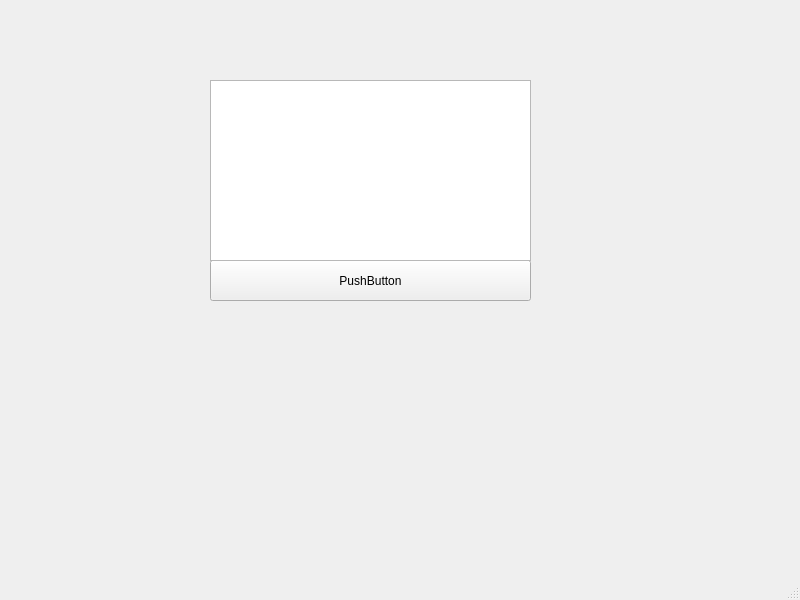
<?xml version="1.0" encoding="UTF-8"?>
<ui version="4.0">
 <class>MainWindow</class>
 <widget class="QMainWindow" name="MainWindow">
  <property name="geometry">
   <rect>
    <x>0</x>
    <y>0</y>
    <width>800</width>
    <height>600</height>
   </rect>
  </property>
  <property name="windowTitle">
   <string>MainWindow</string>
  </property>
  <widget class="QWidget" name="centralwidget">
   <widget class="QPushButton" name="pushButton">
    <property name="geometry">
     <rect>
      <x>210</x>
      <y>260</y>
      <width>321</width>
      <height>41</height>
     </rect>
    </property>
    <property name="text">
     <string>PushButton</string>
    </property>
   </widget>
   <widget class="QTextEdit" name="textEdit">
    <property name="geometry">
     <rect>
      <x>210</x>
      <y>80</y>
      <width>321</width>
      <height>181</height>
     </rect>
    </property>
   </widget>
  </widget>
  <widget class="QMenuBar" name="menubar">
   <property name="geometry">
    <rect>
     <x>0</x>
     <y>0</y>
     <width>800</width>
     <height>23</height>
    </rect>
   </property>
  </widget>
  <widget class="QStatusBar" name="statusbar"/>
 </widget>
 <resources/>
 <connections/>
</ui>
